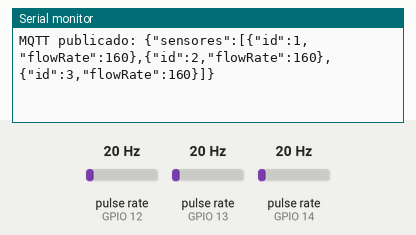
Simulated run of this sketch. Board: ESP32. On the bench: the last lines printed to the serial monitor. Wiring (inferred from the names in the program): 3 × pulse sensor: data GPIO 12 / data GPIO 13 / data GPIO 14. The inputs (shaded band) are chosen by the test bench; at power-on: pulse rate (sensors on GPIO 12, GPIO 13, GPIO 14) 20 Hz. WiFi joins after 1.5 s; servers stay silent unless stated; random numbers use the default seed unless the sketch sets one; no MQTT or app messages arrive unless stated.

Above: at 3.2 s.
3.3 s: pulse rate (sensor on GPIO 12) set to 4 Hz
At 4.0 s:
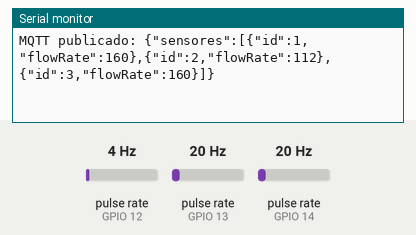
4.8 s: pulse rate (sensor on GPIO 13) set to 4 Hz
At 5.4 s:
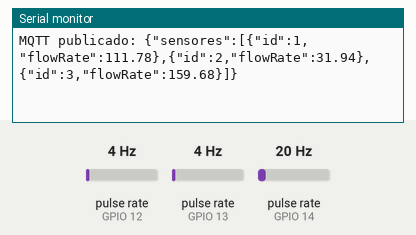
6.3 s: pulse rate (sensor on GPIO 14) set to 4 Hz
At 7.0 s:
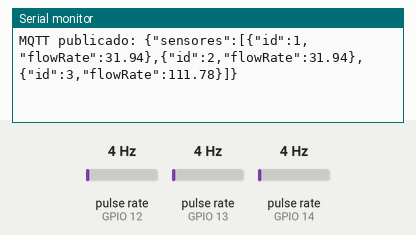
7.8 s: pulse rate (sensor on GPIO 12) set to 50 Hz
At 7.86 s:
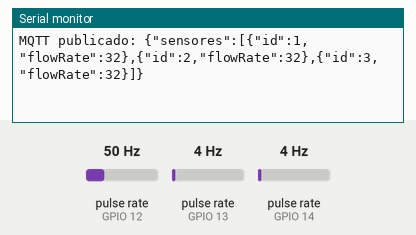
9.3 s: pulse rate (sensor on GPIO 13) set to 50 Hz
At 10.0 s:
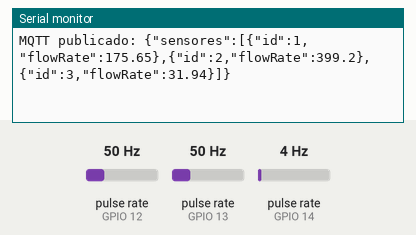
10.8 s: pulse rate (sensor on GPIO 14) set to 50 Hz
At 11.5 s:
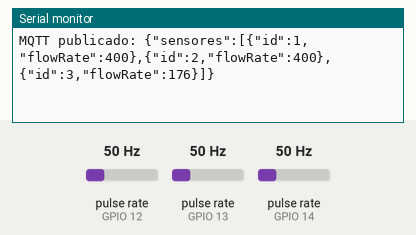
Timing chart, 0 to 13.3 s (numbered marks = the images above; inputs shaded):
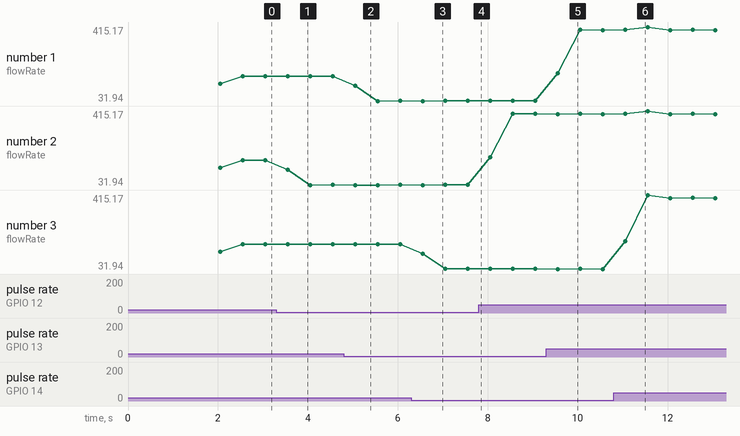

Measured:
- after the input at 3.3 s, the serial monitor: prints a new line after 0.25 s (image 1)
- after the input at 4.8 s, the serial monitor: prints a new line after 0.26 s (image 2)
- after the input at 6.3 s, the serial monitor: prints a new line after 0.26 s (image 3)
- after the input at 9.3 s, the serial monitor: prints a new line after 0.26 s (image 5)
- after the input at 10.8 s, the serial monitor: prints a new line after 0.26 s (image 6)
- plotted number 2: 160 → 32 after the input at 3.3 s, 32 → 400 after the input at 7.8 s

The sketch:

caudal_MQTT.ino
```cpp
/*
* Libraries
*/
#include <WiFi.h>
#include <PubSubClient.h>
#include <ArduinoJson.h>

/*
* Network
*/
const char* ssid = "Antonio_Garrido_agb00094";
const char* password = "agb00094";
const char* mqtt_server = "10.3.141.75";
const int mqtt_port = 1883;
const char* mqtt_topic = "sensor/flow";

WiFiClient espClient;
PubSubClient client(espClient);

/*
* Sensors
*/
const int sensorPins[] = {13, 12, 14};
volatile long pulseCounts[3] = {0, 0, 0};
const float calibrationFactor = 7.5; // pulses per liter
unsigned long lastMillis = 0;
const unsigned long SEND_INTERVAL = 500;

// Interrupt Service Routines (ISRs) to count flow sensor pulses asynchronously
void IRAM_ATTR pulseCounter1() { pulseCounts[0]++; }
void IRAM_ATTR pulseCounter2() { pulseCounts[1]++; }
void IRAM_ATTR pulseCounter3() { pulseCounts[2]++; }

// Establishes connection to the specified local Wi-Fi access point
void setup_wifi() {
  Serial.print("Conectando a ");
  Serial.println(ssid);
  WiFi.begin(ssid, password);

  while (WiFi.status() != WL_CONNECTED) {
    delay(500);
    Serial.print(".");
  }

  Serial.println("\nWiFi conectado.");
  Serial.print("IP: ");
  Serial.println(WiFi.localIP());
}

// Reconnects to the MQTT broker using a dynamically generated randomized client ID
void reconnect() {
  while (!client.connected()) {
    String clientId = "ESP32_Flow_Station_" + String(random(0xffff), HEX);
    if (client.connect(clientId.c_str())) {
      Serial.println("Conectado al broker MQTT.");
    } else {
      Serial.print("Fallo al conectar MQTT, rc=");
      Serial.println(client.state());
      delay(3000);
    }
  }
}

void setup() {
  Serial.begin(115200);
  delay(500);


  /////////////////////////////////////////////////////////////////////   SENSORS CONFIG   /////////////////////////////////////////////////////////////////////
  // Initialize digital pins as input with internal pull-ups enabled
  for (int i = 0; i < 3; i++) {
    pinMode(sensorPins[i], INPUT_PULLUP);
  }

  // Stablishing of asyncronous functions in order to capture the pulses generated by the hall effect sensor
  // FALLING , as it is a pull-up config.
  attachInterrupt(digitalPinToInterrupt(sensorPins[0]), pulseCounter1, FALLING);
  attachInterrupt(digitalPinToInterrupt(sensorPins[1]), pulseCounter2, FALLING);
  attachInterrupt(digitalPinToInterrupt(sensorPins[2]), pulseCounter3, FALLING);

  /////////////////////////////////////////////////////////////////////              /////////////////////////////////////////////////////////////////////
  setup_wifi();
  client.setServer(mqtt_server, mqtt_port);
  client.setBufferSize(1024); // ExpandS MQTT payload buffer size to handle the structured JSON array

}

void loop() {

  if (WiFi.status() != WL_CONNECTED) {
    setup_wifi();
  }

  if (!client.connected()) {
    reconnect();
  }

  // MQTT Library function to Keep-Alive the connection
  client.loop();

  unsigned long currentMillis = millis();
  // Non-blocking execution timer checking if the send interval has passed
  if (currentMillis - lastMillis >= SEND_INTERVAL) {
    unsigned long duration = currentMillis - lastMillis;
    lastMillis = currentMillis;

    StaticJsonDocument<512> doc;
    JsonArray sensores = doc.createNestedArray("sensores");

    // Process and calculate values for each of the 3 flow sensors
    for (int i = 0; i < 3; i++) {
      // Temporarily detach interrupts to read/write shared variables safely

      /*
      It is necessary to do this tecnique because it could happend this situation: The processor is reading the second byte of the long variable ' long pulses ' ; whenever a water flow is coming again, the variable shall change
      the variable ' pulse ' in  the middle of the process the processor is reading it , so , the data will be corrupted.
      */

      //////////////////////////////////////////////////////////////////////

      noInterrupts();
      long pulses = pulseCounts[i];
      pulseCounts[i] = 0; // Reset pulse accumulator for the next cycle
      interrupts();

      float flowRate = 0.0;
      if (duration > 0) {
        // Formula converts raw pulses gathered in a time delta to Liters per Minute (L/min)
        flowRate = (pulses * 60000.0) / (duration * calibrationFactor);
      }

      // Check and sanitize against mathematical anomalies (Not-a-Number or Infinity)
      if (isnan(flowRate) || isinf(flowRate)) {
        flowRate = 0.0;
      }

      // Append data node to the JSON array, rounding the flow rate to two decimal points
      JsonObject sensor = sensores.createNestedObject();
      sensor["id"] = i + 1;
      sensor["flowRate"] = round(flowRate * 100.0) / 100.0;

      //////////////////////////////////////////////////////////////////////

    }


    char buffer[512];
    serializeJson(doc, buffer);

    // Ship the fully serialized payload string over the MQTT protocol
    if (client.publish(mqtt_topic, buffer)) {
      Serial.print("MQTT publicado: ");
      Serial.println(buffer);
    } else {
      Serial.println("Error publicando MQTT");
    }
  }
}
```

speed_frecuency_MQTT.ino
```cpp

```
